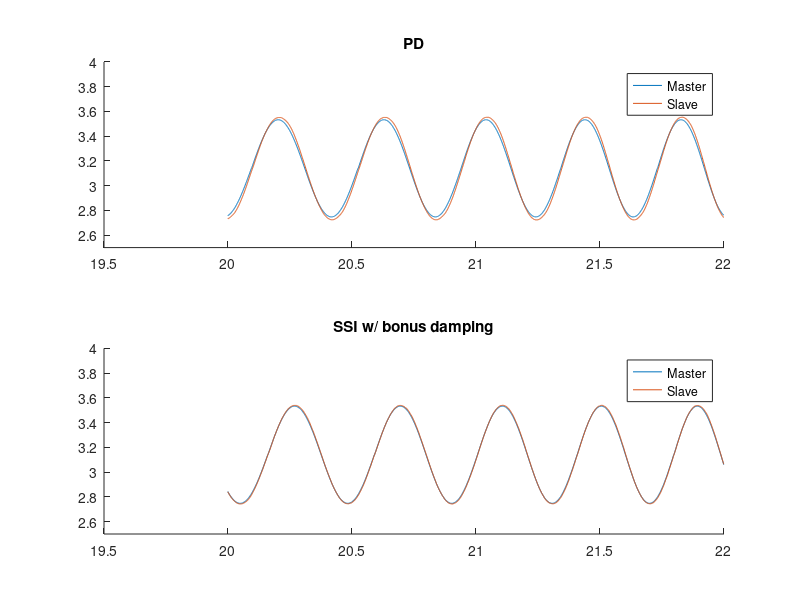
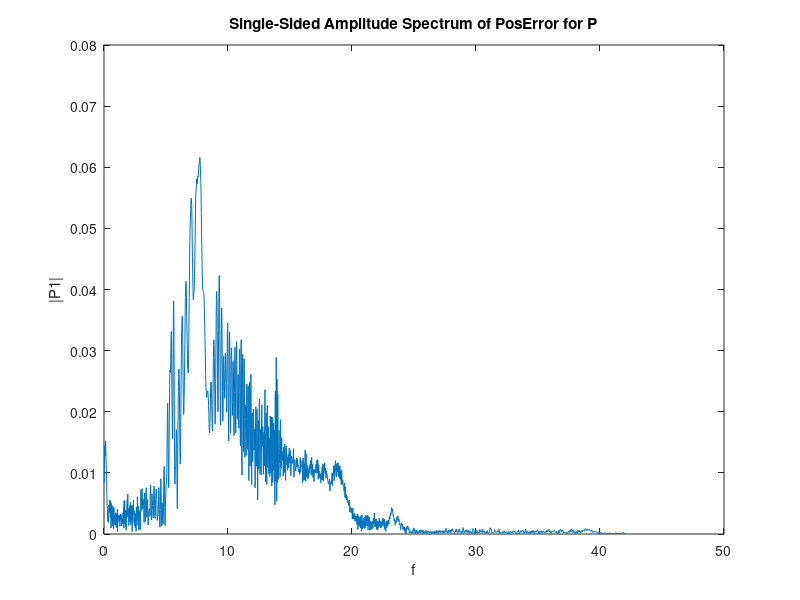
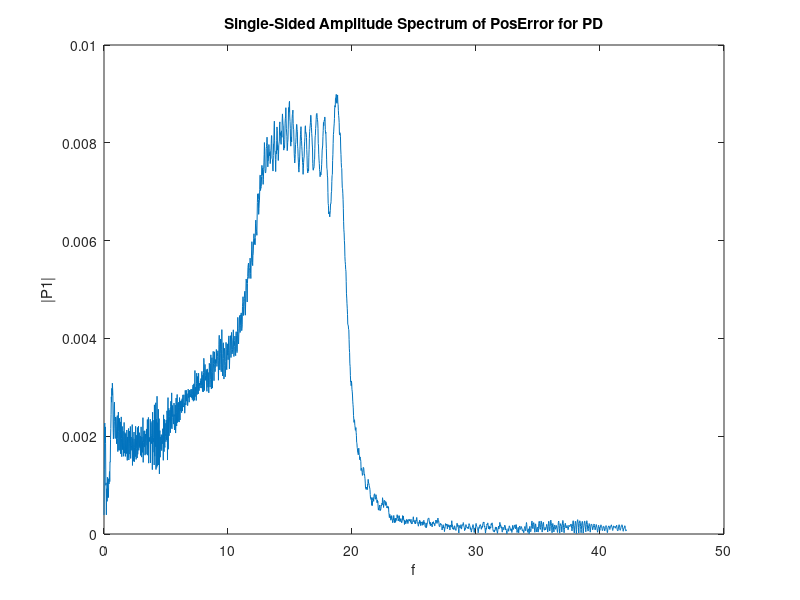
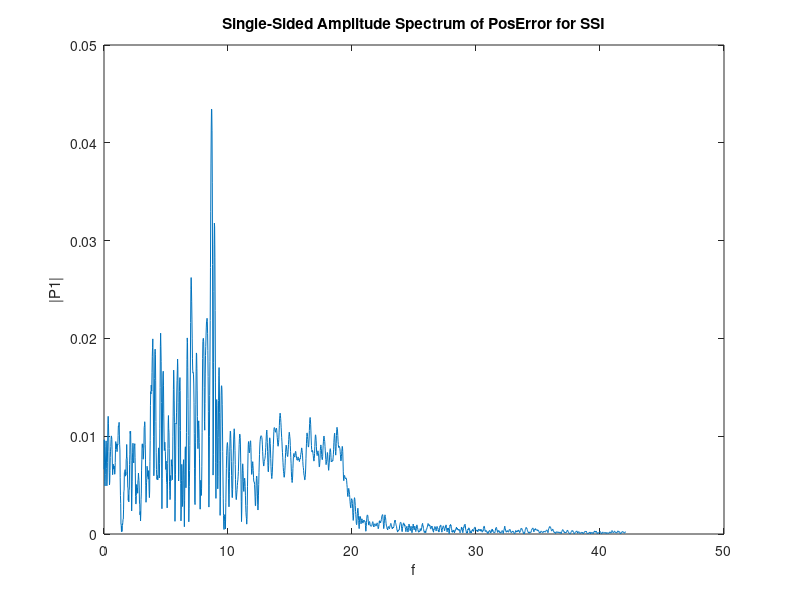

Write the MATLAB code that produced these figures, in order.
% chirp testing data processing

%% load data

P_data = load("chirptest_P_Kp5.txt");
PD_data = load("chirptest_PD_Kp5_Kd01.txt");
SSI2_data = load("chirptest_SSI_2way_Ke20.txt");
SSI_data = load("chirptest_SSI_Ke20.txt");
SSIbd_data = load("chirptest_SSI_Ke20_Kbd01.txt");

% format data

time = 0:0.001:48;

% format: [omega, pos1, posdiff, veldiff, (delO)]
P_data = [P_data(:,4), P_data(:,1:3)]/1000;
PD_data = [PD_data(:,4), PD_data(:,1:3)]/1000;
SSI_data = SSI_data/1000;
SSI2_data = SSI2_data/1000;
SSIbd_data = SSIbd_data/1000;

%% get statistics
% statistics [MSE, max err, min err] x [P, PD, SSI, SSIbd, SSI2]
stats = [norm(P_data(:,3))/length(P_data(:,3)), norm(PD_data(:,3))/length(PD_data(:,3)), norm(SSI_data(:,3))/length(SSI_data(:,3)), norm(SSIbd_data(:,3))/length(SSIbd_data(:,3)), norm(SSI2_data(:,3))/length(SSI2_data(:,3));
         max(P_data(:,3)), max(PD_data(:,3)), max(SSI_data(:,3)), max(SSIbd_data(:,3)), max(SSI2_data(:,3));
         min(P_data(:,3)), min(PD_data(:,3)), min(SSI_data(:,3)), min(SSIbd_data(:,3)), min(SSI2_data(:,3))];

%% plot positions

figure;

to_plot = SSIbd_data;
subplot(2,1,2); hold on;
plot(time(20000:22000),to_plot(20000:22000,2));
plot(time(20000:22000),to_plot(20000:22000,2)-to_plot(20000:22000,3));
hold off; ylim([2.5, 4]);
title("SSI w/ bonus damping"); legend('Master','Slave');

to_plot = PD_data;
subplot(2,1,1); hold on;
plot(time(20000:22000),to_plot(20000:22000,2));
plot(time(20000:22000),to_plot(20000:22000,2)-to_plot(20000:22000,3));
hold off; ylim([2.5, 4]);
title("PD"); legend('Master','Slave');

% to_plot = P_data;
% subplot(3,1,1); hold on;
% plot(time(1:size(to_plot,1)),to_plot(:,2));
% plot(time(1:size(to_plot,1)),to_plot(:,2)-to_plot(:,3));
% hold off; ylim([2.5, 4]);
% title("P only"); legend('Master','Slave');

% figure; hold on;
% plot(time(1:size(P_data,1)),P_data(:,3));
% plot(time(1:size(PD_data,1)),PD_data(:,3));
% plot(time(1:size(SSIbd_data,1)),SSIbd_data(:,3));
% hold off; title("Pos Errors"); legend('P only','PD','SSI w/ BD');

%% plot freq response of P, PD, and SSI

Fs = 1000; % sampling frequency
T = 1/Fs; % sampling period

to_fft = P_data;
L = size(to_fft,1);
t = (0:L-1)*T; % time vector
F = fft(to_fft(:,3)); % fft of position error
P2 = abs(F/L);
P1 = P2(1:L/2+1);
P1(2:end-1) = 2*P1(2:end-1); % frequency response for plotting
f = Fs*(0:(L/2))/L;

figure;
plot(f(1:2000),P1(1:2000));
title("Single-Sided Amplitude Spectrum of PosError for P");
xlabel('f'); ylabel('|P1|');

to_fft = PD_data;
L = size(to_fft,1);
t = (0:L-1)*T; % time vector
F = fft(to_fft(:,3)); % fft of position error
P2 = abs(F/L);
P1 = P2(1:L/2+1);
P1(2:end-1) = 2*P1(2:end-1); % frequency response for plotting
f = Fs*(0:(L/2))/L;

figure;
plot(f(1:2000),P1(1:2000));
title("Single-Sided Amplitude Spectrum of PosError for PD");
xlabel('f'); ylabel('|P1|');

to_fft = SSI_data;
L = size(to_fft,1);
t = (0:L-1)*T; % time vector
F = fft(to_fft(:,3)); % fft of position error
P2 = abs(F/L);
P1 = P2(1:L/2+1);
P1(2:end-1) = 2*P1(2:end-1); % frequency response for plotting
f = Fs*(0:(L/2))/L;

figure;
plot(f(1:2000),P1(1:2000));
title("Single-Sided Amplitude Spectrum of PosError for SSI");
xlabel('f'); ylabel('|P1|');

% bode plots from estimate of transfer function between master position and slave position
figure;
tfestimate(P_data(:,2),(P_data(:,2)-P_data(:,3)),[],[],[],1000);
xlim([0 25]);
figure;
tfestimate(PD_data(:,2),(PD_data(:,2)-PD_data(:,3)),[],[],[],1000);
xlim([0 25]);
figure;
tfestimate(SSIbd_data(:,2),(SSIbd_data(:,2)-SSIbd_data(:,3)),[],[],[],1000);
xlim([0 25]);

